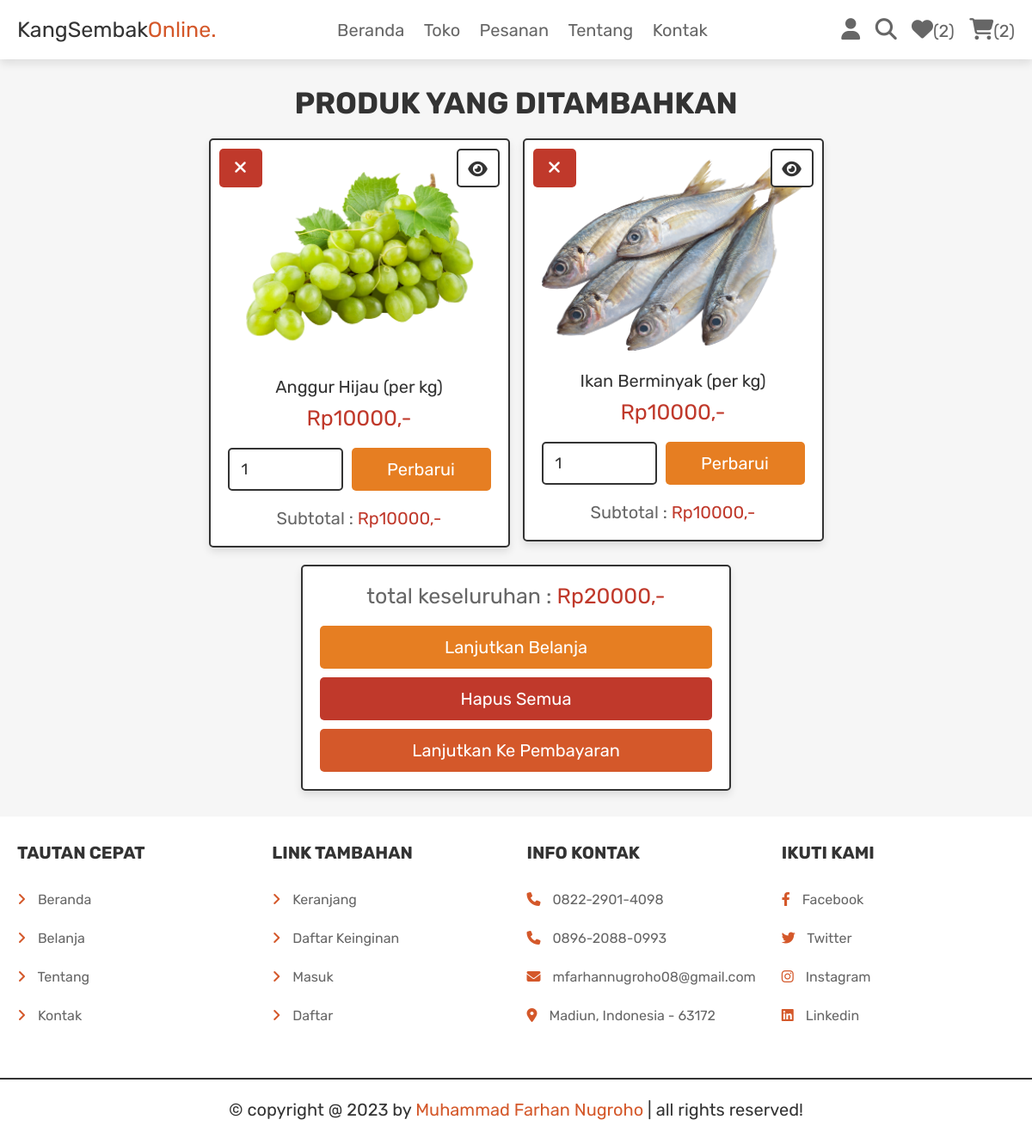
The app's page /cart.php (signed in) with its own data.
### tables this page shows
CREATE TABLE `cart` (
  `id` int(100) NOT NULL,
  `user_id` int(100) NOT NULL,
  `pid` int(100) NOT NULL,
  `name` varchar(100) NOT NULL,
  `price` int(100) NOT NULL,
  `quantity` int(100) NOT NULL,
  `image` varchar(100) NOT NULL
);

### cart.php (the view, shortened to what this page needs)
<?php
@include 'config.php';
$user_id = $_SESSION['user_id'];
?>
<!DOCTYPE html>
<html lang="en">
<head>
   <link rel="stylesheet" href="https://cdnjs.cloudflare.com/ajax/libs/font-awesome/6.1.1/css/all.min.css">
   <link rel="stylesheet" href="css/style.css">
</head>
<body>
<?php include 'header.php'; ?>
<section class="shopping-cart">
   <h1 class="title">produk yang ditambahkan</h1>
   <div class="box-container">
   <?php
      $grand_total = 0;
      $select_cart = $conn->prepare("SELECT * FROM `cart` WHERE user_id = ?");
      $select_cart->execute([$user_id]);
      if($select_cart->rowCount() > 0){
         while($fetch_cart = $select_cart->fetch(PDO::FETCH_ASSOC)){
   ?>
   <form action="" method="POST" class="box">
      <a href="cart.php?delete=<?= $fetch_cart['id']; ?>" class="fas fa-times" onclick="return confirm('Hapus dari keranjang?');"></a>
      <a href="view_page.php?pid=<?= $fetch_cart['pid']; ?>" class="fas fa-eye"></a>
      <img src="uploaded_img/<?= $fetch_cart['image']; ?>" alt="">
      <div class="name"><?= $fetch_cart['name']; ?></div>
      <div class="price">Rp<?= $fetch_cart['price']; ?>,-</div>
      <div class="flex-btn">
         <input type="number" min="1" value="<?= $fetch_cart['quantity']; ?>" class="qty" name="p_qty">
         <input type="submit" value="Perbarui" name="update_qty" class="option-btn">
      </div>
      <div class="sub-total"> Subtotal : <span>Rp<?= $sub_total = ($fetch_cart['price'] * $fetch_cart['quantity']); ?>,-</span> </div>
   </form>
   <?php
      $grand_total += $sub_total;
      }
   }else{
      echo '<p class="empty">keranjang anda kosong</p>';
   }
   ?>
   </div>
   <div class="cart-total">
      <p>total keseluruhan : <span>Rp<?= $grand_total; ?>,-</span></p>
      <a href="shop.php" class="option-btn">lanjutkan belanja</a>
      <a href="cart.php?delete_all" class="delete-btn <?= ($grand_total > 1)?'':'disabled'; ?>">hapus semua</a>
      <a href="checkout.php" class="btn <?= ($grand_total > 1)?'':'disabled'; ?>">lanjutkan ke pembayaran</a>
   </div>
</section>
<?php include 'footer.php'; ?>
</body>
</html>

### css/style.css (style rules this page uses)
.shopping-cart .box-container { display: grid; grid-template-columns: repeat(auto-fit, 35rem); gap:1.5rem; justify-content: center; align-items: flex-start; }
.shopping-cart .box-container .box { padding:2rem; text-align: center; border:var(--border); background-color: var(--white); box-shadow: var(--box-shadow); border-radius: .5rem; position: relative; }
.shopping-cart .box-container .box .price { padding:1rem 0; color:var(--red); font-size: 2.5rem; }
.shopping-cart .box-container .box .fa-eye { position: absolute; top:1rem; right:1rem; border-radius: .5rem; height: 4.5rem; line-height: 4.3rem; width: 5rem; border:var(--border); color:var(--black); font-size: 2rem; background-color: var(--white); }
.shopping-cart .box-container .box .fa-times { position: absolute; top:1rem; left:1rem; border-radius: .5rem; height: 4.5rem; line-height: 4.3rem; width: 5rem; color:var(--white); font-size: 2rem; background-color: var(--red); }
.shopping-cart .box-container .box img { width: 100%; margin-bottom: 1rem; }
.shopping-cart .box-container .box .name { font-size: 2rem; color:var(--black); padding-top: 1rem; }
.shopping-cart .box-container .box .qty { margin-top: 1rem; border-radius: .5rem; padding:1.2rem 1.4rem; font-size: 1.8rem; color:var(--black); border:var(--border); width: 100%; }
.shopping-cart .box-container .sub-total { margin-top: 2rem; font-size: 2rem; color:var(--light-color); }
.shopping-cart .box-container .sub-total span { color:var(--red); }
.shopping-cart .cart-total { max-width: 50rem; margin: 0 auto; margin-top: 2rem; padding:2rem; text-align: center; border:var(--border); background-color: var(--white); box-shadow: var(--box-shadow); border-radius: .5rem; }
.shopping-cart .cart-total p { margin-bottom: 2rem; font-size: 2.5rem; color:var(--light-color); }
.shopping-cart .cart-total p span { color:var(--red); }

### css/components.css (style rules this page uses)
:root { --darkorange:#d4582a; --lightorange:#e67e22; --red:#c0392b; --black:#333; --light-color:#666; --white:#fff; --light-bg:#f6f6f6; --border:.2rem solid var(--black); --box-shadow:0 .5rem 1rem rgba(0,0,0,.1); }
* { font-family: 'Rubik', sans-serif; margin:0; padding:0; box-sizing: border-box; outline: none; border:none; text-decoration: none; color:var(--black); }
body { background-color: var(--light-bg); }
html { font-size: 62.5%; overflow-x: hidden; scroll-behavior: smooth; scroll-padding-top: 6.5rem; }
section { padding:3rem 2rem; max-width: 1200px; margin:0 auto; }
.btn, .delete-btn, .option-btn { display: block; width: 100%; margin-top: 1rem; border-radius: .5rem; color:var(--white); font-size: 2rem; padding:1.3rem 3rem; text-transform: capitalize; cursor: pointer; text-align: center; }
.btn { background-color: var(--darkorange); }
.delete-btn { background-color: var(--red); }
.option-btn { background-color: var(--lightorange); }
.flex-btn { display: flex; flex-wrap: wrap; gap:1rem; }
.flex-btn > * { flex:1; }
.title { text-align: center; margin-bottom: 2rem; text-transform: uppercase; color:var(--black); font-size: 3.5rem; }

### records on screen
cart: image (picture), name "Anggur Hijau (per kg)", price "10000", p_qty "1"
cart: image (picture), name "Ikan Berminyak (per kg)", price "10000", p_qty "1"

### other values on screen
$count_wishlist_items->rowCount() "2"
$count_cart_items->rowCount() "2"
$grand_total "20000"
